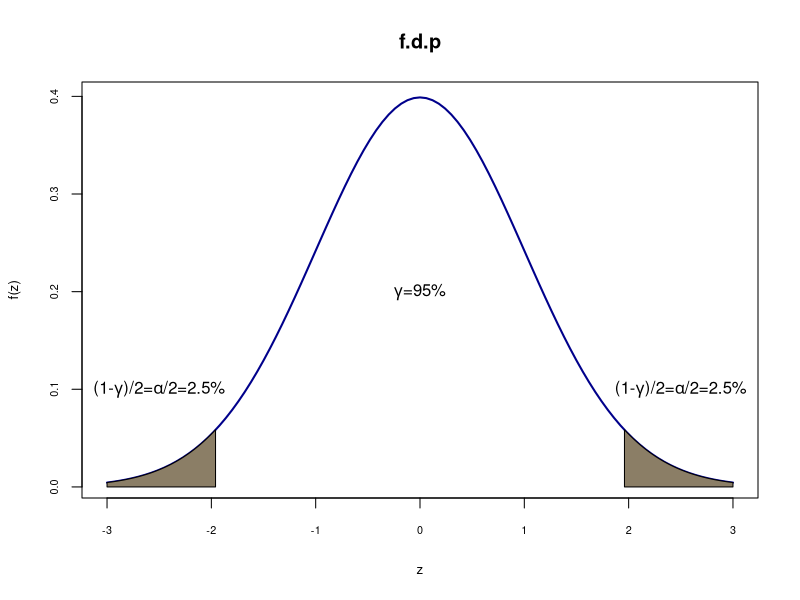
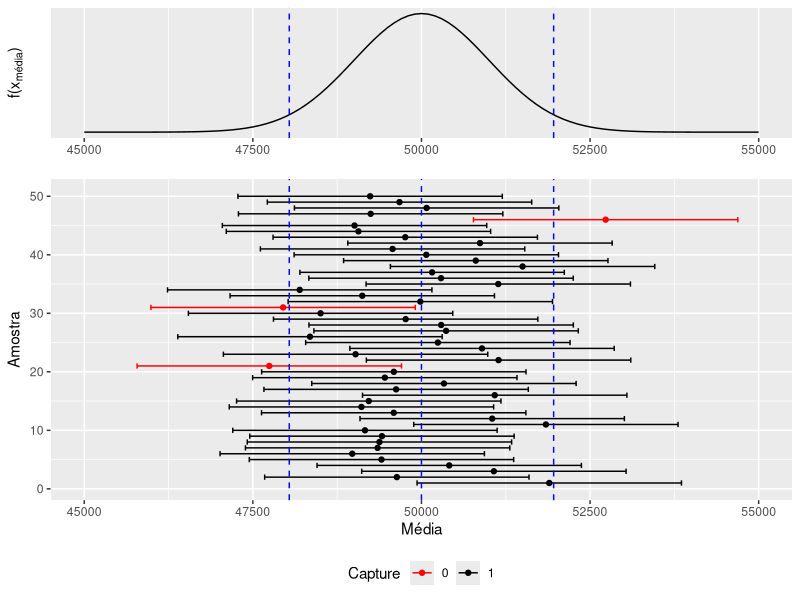
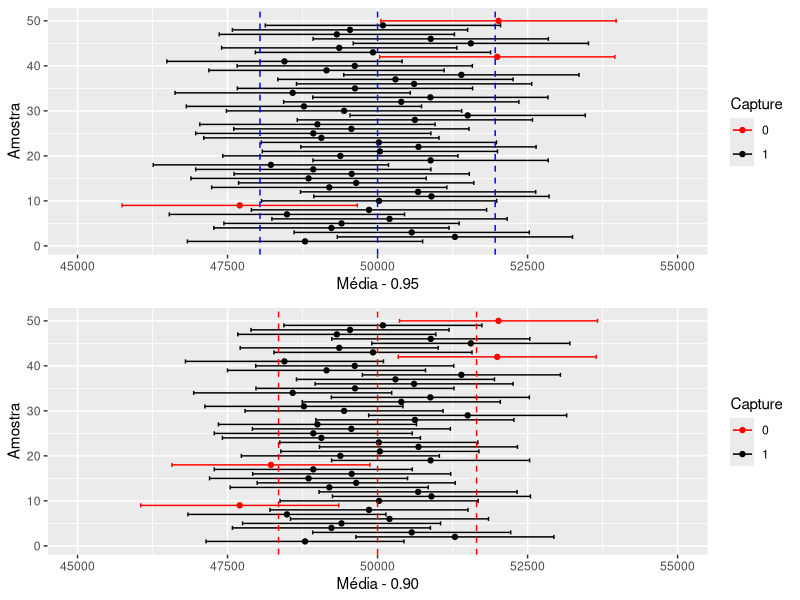

Here is the R script that generated these plots, in order:
## ---- chunk 1
#| echo = TRUE,
#| fig.cap = "Intervalo de confiança para Normal com nível de confiança de 0.95",
#| fig.height = 3.5,
#| fig.width = 7
x<-seq(-3,3,0.1) 
fdnorm<-dnorm(x = x, mean = 0, sd=1)   
fdanorm<-pnorm(q = x, mean = 0, sd=1)
regiao=seq(-3,-1.96,0.01)
cord.x <- c(-3,regiao,-1.96)
cord.y <- c(0,dnorm(regiao),0) 
regiao=seq(1.96,3,0.01)
cord.z <- c(1.96,regiao,3)
cord.w <- c(0,dnorm(regiao),0) 

curve(dnorm(x,0,1),xlim=c(-3,3),main='f.d.p',xlab="z",type="l",
      col="darkblue",lwd=2, ylab="f(z)",cex.axis=0.65, cex.lab=0.8 ) 
polygon(cord.x,cord.y,col='wheat4')
polygon(cord.z,cord.w,col='wheat4')
text(0, 0.2, expression(paste(gamma , "=" ,95, "%")))
text(2.5, 0.1, expression(paste("(1-", gamma , ")/2" , "=",
                                alpha, "/2", "=2.5", "%")))
text(-2.5, 0.1, expression(paste("(1-", gamma , ")/2" , "=",
                                 alpha, "/2", "=2.5", "%")))
## ---- chunk 2
#| echo = TRUE,
#| fig.cap = "50 Intervalos de confiança de 0.95",
#| fig.height = 8,
#| fig.width = 7
#Simulando um conjunto de 50 médias que vem de uma normal com 
#Esperança igual a 50.000. Logo distribuição da média será
# Assumimos 1000 como o desvio padrão da média
library(dplyr)
library(magrittr)
library(ggplot2)
library(ggpubr)
meanset <- rnorm(50,50000,1000)
meanset <- as.data.frame(meanset)
colnames(meanset) <- "Mean"

##Calculando as bandas superiorees e inferiores L e U - 
#zc*DP(média) = 1960

meanset95 <- meanset %>% mutate(u = Mean + 1960) %>% mutate(l = Mean - 1960)

Sample <- seq(1,50,1)
Sample <- as.data.frame(Sample)
ci95 <- cbind(Sample, meanset95)

# Determinando se um intervalo captura o verdadeiro valor
ci95 <- ci95 %>% mutate(Capture = ifelse(l < 50000,
                                         ifelse(u > 50000, 1, 0), 0))
ci95$Capture <- factor(ci95$Capture, levels = c(0,1))

# Gerando o Gráfico dos diversos Intervalos

# Distribuição da média
colorset = c('0'='red','1'='black')

ci_plot_95 <- ci95 %>% ggplot(aes(x = Sample, y = Mean)) + 
  geom_point(aes(color = Capture)) + 
  geom_errorbar(aes(ymin = l, ymax = u, color = Capture)) +
  scale_color_manual(values = colorset) + coord_flip() + 
  geom_hline(yintercept = 50000, linetype = "dashed", color = "blue")+
  geom_hline(yintercept = 51960, linetype = "dashed", color = "blue")+
  geom_hline(yintercept = 48040, linetype = "dashed", color = "blue")+ 
  labs(title = ) + theme(plot.title =
  element_text(hjust = 0.5)) + ylim(45000,55000)+ 
  theme(legend.position="bottom")+ labs(y = "Média", x= "Amostra") 

dist_med <- ggplot(data = data.frame(x = c(45000, 55000)), aes(x)) +
  stat_function(fun = dnorm, n = 101, args = list(mean = 50000, sd = 1000)) +
  ylab("") + scale_y_continuous(breaks = NULL)+
  geom_vline(xintercept = 51960, linetype = "dashed", color = "blue")+
  geom_vline(xintercept = 48040, linetype = "dashed", color = "blue")+
   labs(y = expression(paste("f(", "x"[média], ")")), x=element_blank())


ggarrange(dist_med, ci_plot_95, heights = c(2, 5),
          ncol = 1, nrow = 2, align = "v")
## ---- chunk 3
#| echo = FALSE,
#| fig.cap = "Comparando Intervalos de confiança de 0.90 e 0.95",
#| fig.height = 8,
#| fig.width = 7
#Simulando um conjunto de 50 médias que vem de uma normal com 
#Esperança igual a 50.000. Logo distribuição da média será
# Assumimos 1000 como o desvio padrão da média
library(dplyr)
library(magrittr)
library(ggplot2)
library(ggpubr)
meanset <- rnorm(50,50000,1000)
meanset <- as.data.frame(meanset)
colnames(meanset) <- "Mean"

##Calculando as bandas superiorees e inferiores L e U - 
#zc*DP(média) = 1960

meanset95 <- meanset %>% mutate(u = Mean + 1960) %>% mutate(l = Mean - 1960)
meanset90 <- meanset %>% mutate(u = Mean + 1650) %>% mutate(l = Mean - 1650)


Sample <- seq(1,50,1)
Sample <- as.data.frame(Sample)
ci95 <- cbind(Sample, meanset95)
ci90 <- cbind(Sample, meanset90)


# Determinando se um intervalo captura o verdadeiro valor
ci95 <- ci95 %>% mutate(Capture = ifelse(l < 50000, ifelse(u > 50000, 1, 0), 0))
ci95$Capture <- factor(ci95$Capture, levels = c(0,1))

ci90 <- ci90 %>% mutate(Capture = ifelse(l < 50000, ifelse(u > 50000, 1, 0), 0))
ci90$Capture <- factor(ci90$Capture, levels = c(0,1))


# Gerando o Gráfico dos diversos Intervalos

# Distribuição da média
colorset = c('0'='red','1'='black')

ci_plot_95 <- ci95 %>% ggplot(aes(x = Sample, y = Mean)) + 
  geom_point(aes(color = Capture)) + 
  geom_errorbar(aes(ymin = l, ymax = u, color = Capture)) +
  scale_color_manual(values = colorset) + coord_flip() + 
  geom_hline(yintercept = 50000, linetype = "dashed", color = "blue")+
  geom_hline(yintercept = 51960, linetype = "dashed", color = "blue")+
  geom_hline(yintercept = 48040, linetype = "dashed", color = "blue")+ 
  labs(title = ) + theme(plot.title =
  element_text(hjust = 0.5)) + ylim(45000,55000)+ 
  theme(legend.position="right")+ labs(y = "Média - 0.95", x= "Amostra") 

ci_plot_90 <- ci90 %>% ggplot(aes(x = Sample, y = Mean)) + 
  geom_point(aes(color = Capture)) + 
  geom_errorbar(aes(ymin = l, ymax = u, color = Capture)) +
  scale_color_manual(values = colorset) + coord_flip() + 
  geom_hline(yintercept = 50000, linetype = "dashed", color = "red")+
  geom_hline(yintercept = 51650, linetype = "dashed", color = "red")+
  geom_hline(yintercept = 48350, linetype = "dashed", color = "red")+ 
  labs(title = ) + theme(plot.title =
  element_text(hjust = 0.5)) + ylim(45000,55000)+ 
  theme(legend.position="right")+ labs(y = "Média - 0.90" , x= "Amostra") 


ggarrange(ci_plot_95, ci_plot_90, heights = c(5, 5),
          ncol = 1, nrow = 2, align = "v")
